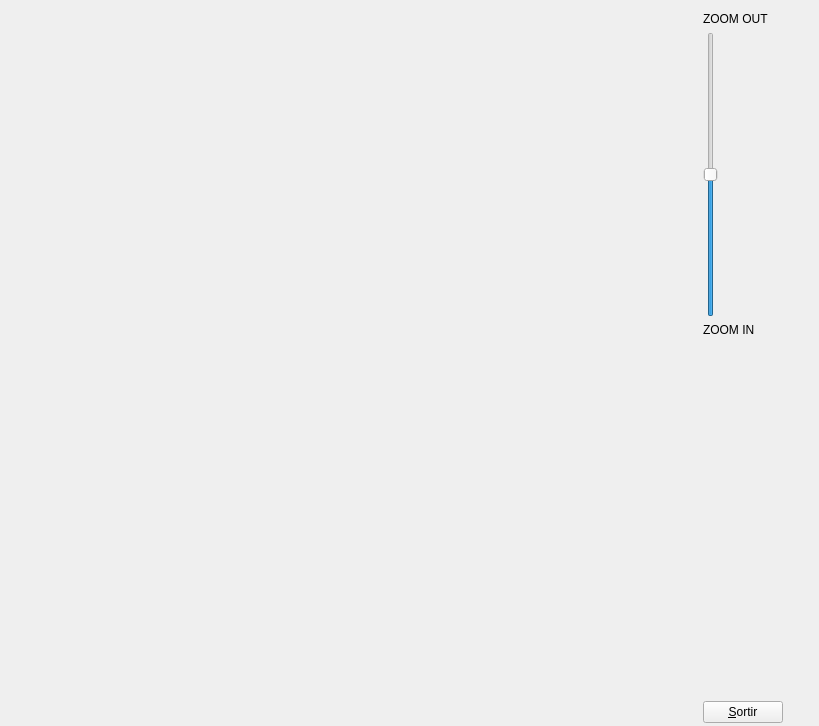
<?xml version="1.0" encoding="UTF-8"?>
<ui version="4.0">
 <class>MyForm</class>
 <widget class="QWidget" name="MyForm">
  <property name="geometry">
   <rect>
    <x>0</x>
    <y>0</y>
    <width>819</width>
    <height>726</height>
   </rect>
  </property>
  <property name="windowTitle">
   <string>Form</string>
  </property>
  <widget class="QWidget" name="layoutWidget">
   <property name="geometry">
    <rect>
     <x>12</x>
     <y>12</y>
     <width>771</width>
     <height>711</height>
    </rect>
   </property>
   <layout class="QHBoxLayout" name="horizontalLayout">
    <item>
     <widget class="MyGLWidget" name="widget" native="true">
      <property name="sizePolicy">
       <sizepolicy hsizetype="Expanding" vsizetype="Expanding">
        <horstretch>0</horstretch>
        <verstretch>0</verstretch>
       </sizepolicy>
      </property>
     </widget>
    </item>
    <item>
     <layout class="QVBoxLayout" name="verticalLayout">
      <item>
       <widget class="QLabel" name="label">
        <property name="text">
         <string>ZOOM OUT</string>
        </property>
       </widget>
      </item>
      <item>
       <widget class="QSlider" name="verticalSlider">
        <property name="maximum">
         <number>180</number>
        </property>
        <property name="value">
         <number>90</number>
        </property>
        <property name="orientation">
         <enum>Qt::Vertical</enum>
        </property>
       </widget>
      </item>
      <item>
       <widget class="QLabel" name="label_2">
        <property name="text">
         <string>ZOOM IN</string>
        </property>
       </widget>
      </item>
      <item>
       <spacer name="verticalSpacer">
        <property name="orientation">
         <enum>Qt::Vertical</enum>
        </property>
        <property name="sizeHint" stdset="0">
         <size>
          <width>20</width>
          <height>358</height>
         </size>
        </property>
       </spacer>
      </item>
      <item>
       <widget class="QPushButton" name="pushButton">
        <property name="sizePolicy">
         <sizepolicy hsizetype="Fixed" vsizetype="Fixed">
          <horstretch>0</horstretch>
          <verstretch>0</verstretch>
         </sizepolicy>
        </property>
        <property name="text">
         <string>&amp;Sortir</string>
        </property>
       </widget>
      </item>
     </layout>
    </item>
   </layout>
  </widget>
 </widget>
 <customwidgets>
  <customwidget>
   <class>MyGLWidget</class>
   <extends>QWidget</extends>
   <header location="global">MyGLWidget.h</header>
   <container>1</container>
   <slots>
    <signal>zoomChanged(int)</signal>
    <slot>setZoom(int)</slot>
   </slots>
  </customwidget>
 </customwidgets>
 <resources/>
 <connections>
  <connection>
   <sender>pushButton</sender>
   <signal>clicked()</signal>
   <receiver>MyForm</receiver>
   <slot>close()</slot>
   <hints>
    <hint type="sourcelabel">
     <x>774</x>
     <y>721</y>
    </hint>
    <hint type="destinationlabel">
     <x>839</x>
     <y>529</y>
    </hint>
   </hints>
  </connection>
  <connection>
   <sender>widget</sender>
   <signal>zoomChanged(int)</signal>
   <receiver>verticalSlider</receiver>
   <slot>setValue(int)</slot>
   <hints>
    <hint type="sourcelabel">
     <x>343</x>
     <y>211</y>
    </hint>
    <hint type="destinationlabel">
     <x>708</x>
     <y>196</y>
    </hint>
   </hints>
  </connection>
  <connection>
   <sender>verticalSlider</sender>
   <signal>valueChanged(int)</signal>
   <receiver>widget</receiver>
   <slot>setZoom(int)</slot>
   <hints>
    <hint type="sourcelabel">
     <x>712</x>
     <y>128</y>
    </hint>
    <hint type="destinationlabel">
     <x>343</x>
     <y>127</y>
    </hint>
   </hints>
  </connection>
 </connections>
</ui>
